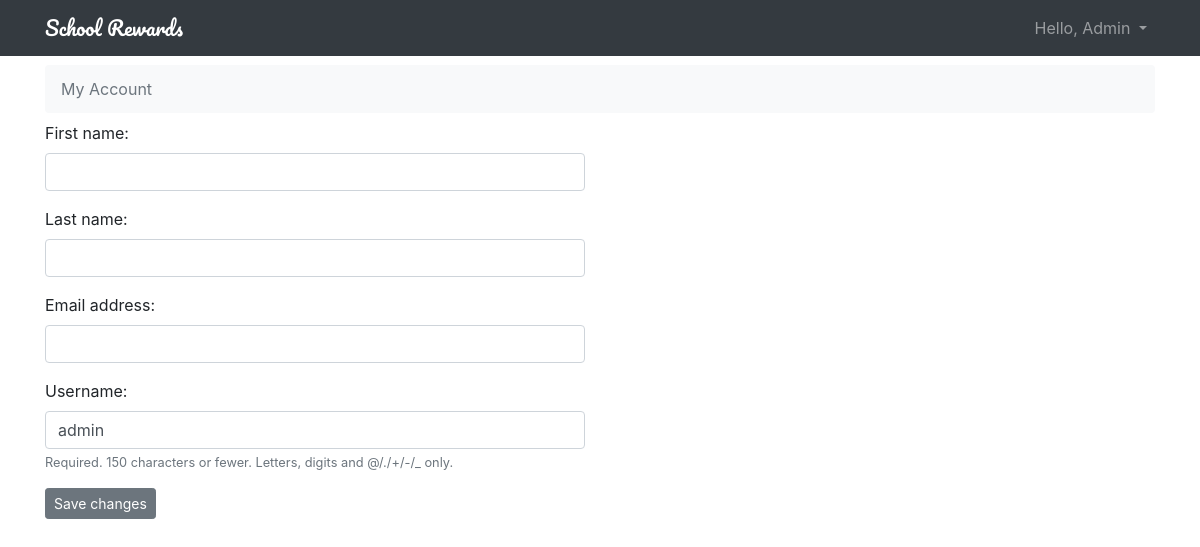
Page /settings/account/ (signed in) on the earlier database version.
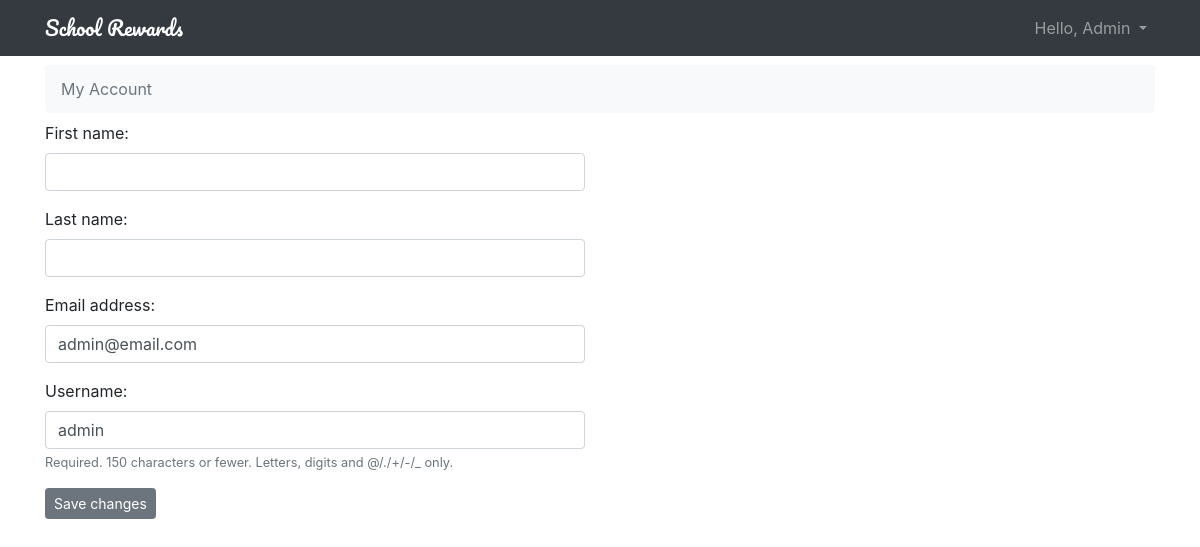
Same page on the later database version.
### rewards/models.py (models this page shows)
class User(AbstractUser):
    is_parent = models.BooleanField(default=False)
    is_teacher = models.BooleanField(default=False)

### accounts/views.py (the view)
# urls.py: path('settings/account/', accounts_views.UserUpdateView.as_view(), name='my_account'),
@method_decorator(login_required, name='dispatch')
class UserUpdateView(UpdateView):
    model = User
    fields = ('first_name', 'last_name', 'email', 'username', )
    template_name = 'my_account.html'
    success_url = reverse_lazy('tasks')
    def get_object(self):
        return self.request.user

### templates/my_account.html (shortened to what this page needs)
{% extends 'base.html' %}
{% block breadcrumb %}
<ol class="breadcrumb bg-light my-2">
    <li class="breadcrumb-item active">My Account</li>
</ol>
{% endblock %}
{% block myaccount %}
<div class="row">
    <div class="col-lg-6 col-md-8 col-sm-10">
        <form method="post" novalidate>
            {% include 'includes/form.html' %}
            <button type="submit" class="btn btn-secondary btn-sm">Save changes</button>
        </form>
    </div>
</div>
{% endblock %}

### templates/base.html (shortened to what this page needs)
{% load static %}<!DOCTYPE html>
<html>
<head>
    <link rel="stylesheet" href="{% static 'css/bootstrap.min.css' %}">
    <link rel="stylesheet" href="{% static 'css/app.css' %}">
</head>
<body>
{% block body %}
<nav class="navbar navbar-expand-sm navbar-dark bg-dark">
  <div class="container">
    <a class="navbar-brand" href="{% url 'tasks' %}">School Rewards</a>
    <div class="collapse navbar-collapse" id="mainMenu">
      {% if user.is_authenticated %}
        <ul class="navbar-nav ml-auto">
          <li class="nav-item dropdown">
            <a class="nav-link dropdown-toggle" href="#" id="userMenu" data-toggle="dropdown" aria-haspopup="true" aria-expanded="false">
              Hello, {{ user.username|title }}
            </a>
          </li>
        </ul>
      {% else %}
        <form class="form-inline ml-auto">
          <a href="{% url 'login' %}" class="btn btn-outline-secondary">Log in</a>
          <a href="{% url 'signup' %}" class="btn btn-primary ml-2">Sign up</a>
        </form>
      {% endif %}
    </div>
  </div>
</nav>
<div class="container">
    <div class="collapse show" id="collapseCharts">
        <div class="row">
            <div class="col-4">
            </div>
            <div class="col-4">
            </div>
            <div class="col-4">
            </div>
	    </div>
    </div>
    {% block breadcrumb %}
    {% endblock %}
    <div class="myaccount">
        {% block myaccount %}
        {% endblock %}
    </div>
</div>
{% endblock %}
</body>
</html>

### templates/includes/form.html (shortened to what this page needs)
{% load widget_tweaks %}
{% for field in form %}
  <div class="form-group">
    {{ field.label_tag }}
    {% if form.is_bound %}
      {% if field.errors %}
        {% render_field field class="form-control is-invalid" %}
        {% for error in field.errors %}
          <div class="invalid-feedback">
            {{ error }}
          </div>
        {% endfor %}
      {% else %}
        {% render_field field class="form-control is-valid" %}
      {% endif %}
    {% else %}
      {% render_field field class="form-control" %}
    {% endif %}
    {% if field.help_text %}
      <small class="form-text text-muted">
        {{ field.help_text |safe }}
      </small>
    {% endif %}
  </div>
{% endfor %}

Differences in the rows shown:
changed User "Admin": email (not shown) → "admin@email.com"
